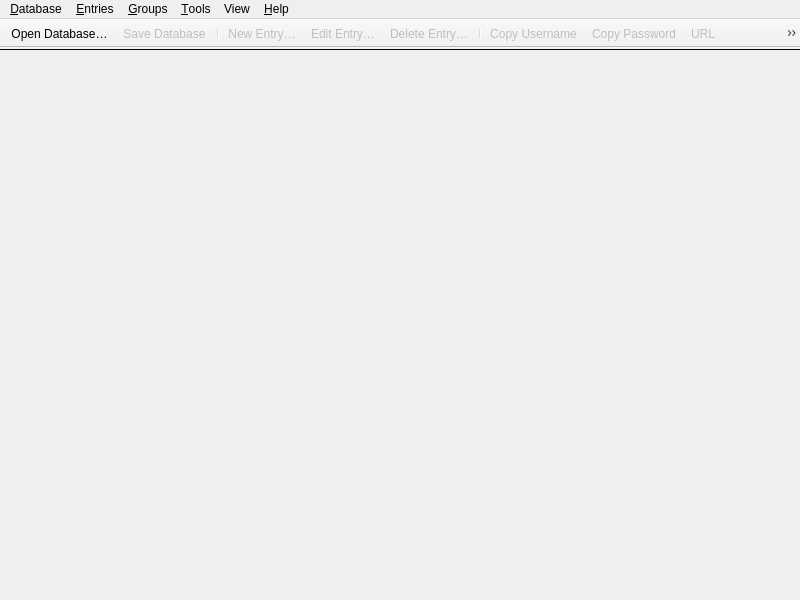
<?xml version="1.0" encoding="UTF-8"?>
<ui version="4.0">
 <class>MainWindow</class>
 <widget class="QMainWindow" name="MainWindow">
  <property name="enabled">
   <bool>true</bool>
  </property>
  <property name="geometry">
   <rect>
    <x>0</x>
    <y>0</y>
    <width>800</width>
    <height>600</height>
   </rect>
  </property>
  <property name="minimumSize">
   <size>
    <width>800</width>
    <height>0</height>
   </size>
  </property>
  <property name="windowTitle">
   <string notr="true">KeePassXC</string>
  </property>
  <widget class="QWidget" name="centralwidget">
   <property name="enabled">
    <bool>true</bool>
   </property>
   <layout class="QVBoxLayout" name="verticalLayout">
    <property name="spacing">
     <number>0</number>
    </property>
    <property name="leftMargin">
     <number>0</number>
    </property>
    <property name="topMargin">
     <number>0</number>
    </property>
    <property name="rightMargin">
     <number>0</number>
    </property>
    <property name="bottomMargin">
     <number>0</number>
    </property>
    <item>
     <widget class="MessageWidget" name="globalMessageWidget" native="true">
      <property name="sizePolicy">
       <sizepolicy hsizetype="Preferred" vsizetype="Preferred">
        <horstretch>0</horstretch>
        <verstretch>0</verstretch>
       </sizepolicy>
      </property>
     </widget>
    </item>
    <item>
     <widget class="Line" name="toolbarSeparator">
      <property name="frameShadow">
       <enum>QFrame::Plain</enum>
      </property>
      <property name="orientation">
       <enum>Qt::Horizontal</enum>
      </property>
     </widget>
    </item>
    <item>
     <widget class="QStackedWidget" name="stackedWidget">
      <property name="sizePolicy">
       <sizepolicy hsizetype="Preferred" vsizetype="Preferred">
        <horstretch>0</horstretch>
        <verstretch>0</verstretch>
       </sizepolicy>
      </property>
      <property name="currentIndex">
       <number>2</number>
      </property>
      <widget class="QWidget" name="pageDatabase">
       <layout class="QVBoxLayout" name="verticalLayout_2">
        <property name="leftMargin">
         <number>0</number>
        </property>
        <property name="topMargin">
         <number>0</number>
        </property>
        <property name="rightMargin">
         <number>0</number>
        </property>
        <property name="bottomMargin">
         <number>0</number>
        </property>
        <item>
         <widget class="DatabaseTabWidget" name="tabWidget">
          <property name="currentIndex">
           <number>-1</number>
          </property>
          <property name="tabsClosable">
           <bool>true</bool>
          </property>
          <property name="movable">
           <bool>true</bool>
          </property>
         </widget>
        </item>
       </layout>
      </widget>
      <widget class="QWidget" name="pageSettings">
       <layout class="QVBoxLayout" name="verticalLayout_3">
        <property name="leftMargin">
         <number>0</number>
        </property>
        <property name="topMargin">
         <number>0</number>
        </property>
        <property name="rightMargin">
         <number>0</number>
        </property>
        <property name="bottomMargin">
         <number>0</number>
        </property>
        <item>
         <widget class="ApplicationSettingsWidget" name="settingsWidget" native="true"/>
        </item>
       </layout>
      </widget>
      <widget class="QWidget" name="pageWelcome">
       <layout class="QVBoxLayout" name="verticalLayout_5">
        <item>
         <layout class="QHBoxLayout" name="horizontalLayout">
          <item>
           <spacer name="horizontalSpacer">
            <property name="orientation">
             <enum>Qt::Horizontal</enum>
            </property>
            <property name="sizeType">
             <enum>QSizePolicy::MinimumExpanding</enum>
            </property>
            <property name="sizeHint" stdset="0">
             <size>
              <width>50</width>
              <height>20</height>
             </size>
            </property>
           </spacer>
          </item>
          <item>
           <widget class="WelcomeWidget" name="welcomeWidget" native="true"/>
          </item>
          <item>
           <spacer name="horizontalSpacer_2">
            <property name="orientation">
             <enum>Qt::Horizontal</enum>
            </property>
            <property name="sizeType">
             <enum>QSizePolicy::MinimumExpanding</enum>
            </property>
            <property name="sizeHint" stdset="0">
             <size>
              <width>50</width>
              <height>20</height>
             </size>
            </property>
           </spacer>
          </item>
         </layout>
        </item>
       </layout>
      </widget>
      <widget class="QWidget" name="pagePasswordGenerator">
       <layout class="QVBoxLayout" name="verticalLayout_6">
        <property name="leftMargin">
         <number>60</number>
        </property>
        <property name="topMargin">
         <number>30</number>
        </property>
        <property name="rightMargin">
         <number>60</number>
        </property>
        <item>
         <spacer name="verticalSpacer_2">
          <property name="orientation">
           <enum>Qt::Vertical</enum>
          </property>
          <property name="sizeHint" stdset="0">
           <size>
            <width>20</width>
            <height>40</height>
           </size>
          </property>
         </spacer>
        </item>
        <item>
         <widget class="PasswordGeneratorWidget" name="passwordGeneratorWidget" native="true"/>
        </item>
        <item>
         <spacer name="verticalSpacer">
          <property name="orientation">
           <enum>Qt::Vertical</enum>
          </property>
          <property name="sizeHint" stdset="0">
           <size>
            <width>20</width>
            <height>40</height>
           </size>
          </property>
         </spacer>
        </item>
       </layout>
      </widget>
     </widget>
    </item>
   </layout>
  </widget>
  <widget class="QMenuBar" name="menubar">
   <property name="geometry">
    <rect>
     <x>0</x>
     <y>0</y>
     <width>800</width>
     <height>22</height>
    </rect>
   </property>
   <property name="contextMenuPolicy">
    <enum>Qt::PreventContextMenu</enum>
   </property>
   <widget class="QMenu" name="menuFile">
    <property name="title">
     <string>&amp;Database</string>
    </property>
    <widget class="QMenu" name="menuRecentDatabases">
     <property name="title">
      <string>&amp;Recent Databases</string>
     </property>
    </widget>
    <widget class="QMenu" name="menuImport">
     <property name="title">
      <string>&amp;Import</string>
     </property>
     <addaction name="actionImportCsv"/>
     <addaction name="actionImportOpVault"/>
     <addaction name="actionImportKeePass1"/>
    </widget>
    <widget class="QMenu" name="menuExport">
     <property name="title">
      <string>&amp;Export</string>
     </property>
     <addaction name="actionExportCsv"/>
     <addaction name="actionExportHtml"/>
    </widget>
    <addaction name="actionDatabaseNew"/>
    <addaction name="actionDatabaseOpen"/>
    <addaction name="menuRecentDatabases"/>
    <addaction name="actionDatabaseSave"/>
    <addaction name="actionDatabaseSaveAs"/>
    <addaction name="actionDatabaseSaveBackup"/>
    <addaction name="actionDatabaseClose"/>
    <addaction name="separator"/>
    <addaction name="actionReports"/>
    <addaction name="actionDatabaseSettings"/>
    <addaction name="actionDatabaseSecurity"/>
    <addaction name="separator"/>
    <addaction name="actionDatabaseMerge"/>
    <addaction name="menuImport"/>
    <addaction name="menuExport"/>
    <addaction name="separator"/>
    <addaction name="actionQuit"/>
   </widget>
   <widget class="QMenu" name="menuHelp">
    <property name="title">
     <string>&amp;Help</string>
    </property>
    <addaction name="separator"/>
    <addaction name="actionGettingStarted"/>
    <addaction name="actionUserGuide"/>
    <addaction name="actionKeyboardShortcuts"/>
    <addaction name="actionOnlineHelp"/>
    <addaction name="separator"/>
    <addaction name="actionCheckForUpdates"/>
    <addaction name="actionDonate"/>
    <addaction name="actionBugReport"/>
    <addaction name="actionAbout"/>
   </widget>
   <widget class="QMenu" name="menuEntries">
    <property name="title">
     <string>&amp;Entries</string>
    </property>
    <widget class="QMenu" name="menuEntryCopyAttribute">
     <property name="enabled">
      <bool>false</bool>
     </property>
     <property name="toolTip">
      <string/>
     </property>
     <property name="title">
      <string>Copy Att&amp;ribute</string>
     </property>
     <addaction name="actionEntryCopyTitle"/>
     <addaction name="actionEntryCopyURL"/>
     <addaction name="actionEntryCopyNotes"/>
     <addaction name="separator"/>
    </widget>
    <widget class="QMenu" name="menuEntryTotp">
     <property name="enabled">
      <bool>false</bool>
     </property>
     <property name="title">
      <string>TOTP</string>
     </property>
     <addaction name="actionEntryCopyTotp"/>
     <addaction name="actionEntryTotp"/>
     <addaction name="actionEntryTotpQRCode"/>
     <addaction name="actionEntrySetupTotp"/>
    </widget>
    <addaction name="actionEntryNew"/>
    <addaction name="actionEntryEdit"/>
    <addaction name="actionEntryClone"/>
    <addaction name="actionEntryDelete"/>
    <addaction name="separator"/>
    <addaction name="actionEntryMoveUp"/>
    <addaction name="actionEntryMoveDown"/>
    <addaction name="separator"/>
    <addaction name="actionEntryCopyUsername"/>
    <addaction name="actionEntryCopyPassword"/>
    <addaction name="menuEntryCopyAttribute"/>
    <addaction name="menuEntryTotp"/>
    <addaction name="separator"/>
    <addaction name="actionEntryAutoType"/>
    <addaction name="separator"/>
    <addaction name="actionEntryOpenUrl"/>
    <addaction name="actionEntryDownloadIcon"/>
    <addaction name="separator"/>
    <addaction name="actionEntryAddToAgent"/>
    <addaction name="actionEntryRemoveFromAgent"/>
   </widget>
   <widget class="QMenu" name="menuGroups">
    <property name="title">
     <string>&amp;Groups</string>
    </property>
    <addaction name="actionGroupNew"/>
    <addaction name="actionGroupEdit"/>
    <addaction name="actionGroupDelete"/>
    <addaction name="actionGroupEmptyRecycleBin"/>
    <addaction name="separator"/>
    <addaction name="actionGroupDownloadFavicons"/>
    <addaction name="separator"/>
    <addaction name="actionGroupSortAsc"/>
    <addaction name="actionGroupSortDesc"/>
   </widget>
   <widget class="QMenu" name="menuTools">
    <property name="title">
     <string>&amp;Tools</string>
    </property>
    <addaction name="actionLockDatabases"/>
    <addaction name="actionPasswordGenerator"/>
    <addaction name="actionSettings"/>
   </widget>
   <widget class="QMenu" name="menuView">
    <property name="title">
     <string>View</string>
    </property>
    <widget class="QMenu" name="menuTheme">
     <property name="title">
      <string>Theme</string>
     </property>
     <addaction name="actionThemeAuto"/>
     <addaction name="actionThemeLight"/>
     <addaction name="actionThemeDark"/>
     <addaction name="actionThemeClassic"/>
    </widget>
    <addaction name="menuTheme"/>
    <addaction name="actionCompactMode"/>
    <addaction name="actionAlwaysOnTop"/>
    <addaction name="actionShowGroupsPanel"/>
    <addaction name="actionShowPreviewPanel"/>
    <addaction name="actionShowToolbar"/>
    <addaction name="actionHideUsernames"/>
    <addaction name="actionHidePasswords"/>
   </widget>
   <addaction name="menuFile"/>
   <addaction name="menuEntries"/>
   <addaction name="menuGroups"/>
   <addaction name="menuTools"/>
   <addaction name="menuView"/>
   <addaction name="menuHelp"/>
  </widget>
  <widget class="QToolBar" name="toolBar">
   <property name="contextMenuPolicy">
    <enum>Qt::PreventContextMenu</enum>
   </property>
   <property name="movable">
    <bool>false</bool>
   </property>
   <property name="iconSize">
    <size>
     <width>26</width>
     <height>26</height>
    </size>
   </property>
   <attribute name="toolBarArea">
    <enum>TopToolBarArea</enum>
   </attribute>
   <attribute name="toolBarBreak">
    <bool>false</bool>
   </attribute>
   <addaction name="actionDatabaseOpen"/>
   <addaction name="actionDatabaseSave"/>
   <addaction name="separator"/>
   <addaction name="actionEntryNew"/>
   <addaction name="actionEntryEdit"/>
   <addaction name="actionEntryDelete"/>
   <addaction name="separator"/>
   <addaction name="actionEntryCopyUsername"/>
   <addaction name="actionEntryCopyPassword"/>
   <addaction name="actionEntryCopyURL"/>
   <addaction name="actionEntryAutoType"/>
   <addaction name="separator"/>
   <addaction name="actionLockDatabases"/>
   <addaction name="separator"/>
   <addaction name="actionPasswordGenerator"/>
   <addaction name="actionSettings"/>
   <addaction name="separator"/>
  </widget>
  <action name="actionQuit">
   <property name="text">
    <string>&amp;Quit</string>
   </property>
   <property name="menuRole">
    <enum>QAction::QuitRole</enum>
   </property>
  </action>
  <action name="actionAbout">
   <property name="text">
    <string>&amp;About</string>
   </property>
   <property name="menuRole">
    <enum>QAction::AboutRole</enum>
   </property>
  </action>
  <action name="actionCheckForUpdates">
   <property name="text">
    <string>&amp;Check for Updates</string>
   </property>
   <property name="menuRole">
    <enum>QAction::ApplicationSpecificRole</enum>
   </property>
  </action>
  <action name="actionDatabaseOpen">
   <property name="text">
    <string>&amp;Open Database…</string>
   </property>
  </action>
  <action name="actionDatabaseSave">
   <property name="enabled">
    <bool>false</bool>
   </property>
   <property name="text">
    <string>&amp;Save Database</string>
   </property>
  </action>
  <action name="actionDatabaseClose">
   <property name="enabled">
    <bool>false</bool>
   </property>
   <property name="text">
    <string>&amp;Close Database</string>
   </property>
  </action>
  <action name="actionDatabaseNew">
   <property name="text">
    <string>&amp;New Database…</string>
   </property>
   <property name="toolTip">
    <string>Create a new database</string>
   </property>
  </action>
  <action name="actionDatabaseMerge">
   <property name="text">
    <string>&amp;Merge From Database…</string>
   </property>
   <property name="toolTip">
    <string>Merge from another KDBX database</string>
   </property>
  </action>
  <action name="actionEntryNew">
   <property name="enabled">
    <bool>false</bool>
   </property>
   <property name="text">
    <string>&amp;New Entry…</string>
   </property>
   <property name="toolTip">
    <string>Add a new entry</string>
   </property>
  </action>
  <action name="actionEntryEdit">
   <property name="enabled">
    <bool>false</bool>
   </property>
   <property name="text">
    <string>&amp;Edit Entry…</string>
   </property>
   <property name="toolTip">
    <string>View or edit entry</string>
   </property>
  </action>
  <action name="actionEntryDelete">
   <property name="enabled">
    <bool>false</bool>
   </property>
   <property name="text">
    <string>&amp;Delete Entry…</string>
   </property>
  </action>
  <action name="actionGroupNew">
   <property name="enabled">
    <bool>false</bool>
   </property>
   <property name="text">
    <string>&amp;New Group…</string>
   </property>
   <property name="toolTip">
    <string>Add a new group</string>
   </property>
  </action>
  <action name="actionGroupEdit">
   <property name="enabled">
    <bool>false</bool>
   </property>
   <property name="text">
    <string>&amp;Edit Group…</string>
   </property>
  </action>
  <action name="actionGroupDelete">
   <property name="enabled">
    <bool>false</bool>
   </property>
   <property name="text">
    <string>&amp;Delete Group…</string>
   </property>
  </action>
  <action name="actionGroupDownloadFavicons">
   <property name="enabled">
    <bool>false</bool>
   </property>
   <property name="text">
    <string>Download All &amp;Favicons…</string>
   </property>
  </action>
  <action name="actionGroupSortAsc">
   <property name="enabled">
    <bool>false</bool>
   </property>
   <property name="text">
    <string>Sort &amp;A-Z</string>
   </property>
  </action>
  <action name="actionGroupSortDesc">
   <property name="enabled">
    <bool>false</bool>
   </property>
   <property name="text">
    <string>Sort &amp;Z-A</string>
   </property>
  </action>
  <action name="actionDatabaseSaveAs">
   <property name="enabled">
    <bool>false</bool>
   </property>
   <property name="text">
    <string>Sa&amp;ve Database As…</string>
   </property>
  </action>
  <action name="actionDatabaseSecurity">
   <property name="enabled">
    <bool>false</bool>
   </property>
   <property name="text">
    <string>Database &amp;Security…</string>
   </property>
  </action>
  <action name="actionReports">
   <property name="enabled">
    <bool>false</bool>
   </property>
   <property name="text">
    <string>Database &amp;Reports...</string>
   </property>
   <property name="toolTip">
    <string>Statistics, health check, etc.</string>
   </property>
   <property name="menuRole">
    <enum>QAction::NoRole</enum>
   </property>
  </action>
  <action name="actionDatabaseSettings">
   <property name="enabled">
    <bool>false</bool>
   </property>
   <property name="text">
    <string>&amp;Database Settings…</string>
   </property>
   <property name="toolTip">
    <string>Database settings</string>
   </property>
   <property name="menuRole">
    <enum>QAction::NoRole</enum>
   </property>
  </action>
  <action name="actionEntryClone">
   <property name="enabled">
    <bool>false</bool>
   </property>
   <property name="text">
    <string>&amp;Clone Entry…</string>
   </property>
  </action>
  <action name="actionEntryMoveUp">
   <property name="enabled">
    <bool>false</bool>
   </property>
   <property name="text">
    <string>Move u&amp;p</string>
   </property>
   <property name="toolTip">
    <string>Move entry one step up</string>
   </property>
  </action>
  <action name="actionEntryMoveDown">
   <property name="enabled">
    <bool>false</bool>
   </property>
   <property name="text">
    <string>Move do&amp;wn</string>
   </property>
   <property name="toolTip">
    <string>Move entry one step down</string>
   </property>
  </action>
  <action name="actionEntryCopyUsername">
   <property name="enabled">
    <bool>false</bool>
   </property>
   <property name="text">
    <string>Copy &amp;Username</string>
   </property>
   <property name="toolTip">
    <string>Copy username to clipboard</string>
   </property>
  </action>
  <action name="actionEntryCopyPassword">
   <property name="enabled">
    <bool>false</bool>
   </property>
   <property name="text">
    <string>Copy &amp;Password</string>
   </property>
   <property name="toolTip">
    <string>Copy password to clipboard</string>
   </property>
  </action>
  <action name="actionSettings">
   <property name="checkable">
    <bool>true</bool>
   </property>
   <property name="text">
    <string>&amp;Settings</string>
   </property>
   <property name="menuRole">
    <enum>QAction::PreferencesRole</enum>
   </property>
  </action>
  <action name="actionPasswordGenerator">
   <property name="checkable">
    <bool>true</bool>
   </property>
   <property name="text">
    <string>&amp;Password Generator</string>
   </property>
  </action>
  <action name="actionEntryAutoType">
   <property name="enabled">
    <bool>false</bool>
   </property>
   <property name="text">
    <string>Perform &amp;Auto-Type</string>
   </property>
  </action>
  <action name="actionEntryAutoTypeUsername">
   <property name="enabled">
    <bool>false</bool>
   </property>
   <property name="text">
    <string notr="true">{USERNAME}</string>
   </property>
   <property name="iconText">
    <string notr="true">{USERNAME}</string>
   </property>
   <property name="toolTip">
    <string notr="true">{USERNAME}</string>
   </property>
  </action>
  <action name="actionEntryAutoTypeUsernameEnter">
   <property name="enabled">
    <bool>false</bool>
   </property>
   <property name="text">
    <string notr="true">{USERNAME}{ENTER}</string>
   </property>
   <property name="iconText">
    <string notr="true">{USERNAME}{ENTER}</string>
   </property>
   <property name="toolTip">
    <string notr="true">{USERNAME}{ENTER}</string>
   </property>
  </action>
  <action name="actionEntryAutoTypePassword">
   <property name="enabled">
    <bool>false</bool>
   </property>
   <property name="text">
    <string notr="true">{PASSWORD}</string>
   </property>
   <property name="iconText">
    <string notr="true">{PASSWORD}</string>
   </property>
   <property name="toolTip">
    <string notr="true">{PASSWORD}</string>
   </property>
  </action>
  <action name="actionEntryAutoTypePasswordEnter">
   <property name="enabled">
    <bool>false</bool>
   </property>
   <property name="text">
    <string notr="true">{PASSWORD}{ENTER}</string>
   </property>
   <property name="iconText">
    <string notr="true">{PASSWORD}{ENTER}</string>
   </property>
   <property name="toolTip">
    <string notr="true">{PASSWORD}{ENTER}</string>
   </property>
  </action>
  <action name="actionEntryDownloadIcon">
   <property name="text">
    <string>Download &amp;Favicon</string>
   </property>
  </action>
  <action name="actionEntryOpenUrl">
   <property name="enabled">
    <bool>false</bool>
   </property>
   <property name="text">
    <string>Open &amp;URL</string>
   </property>
  </action>
  <action name="actionLockDatabases">
   <property name="enabled">
    <bool>false</bool>
   </property>
   <property name="text">
    <string>&amp;Lock Databases</string>
   </property>
  </action>
  <action name="actionEntryCopyTitle">
   <property name="enabled">
    <bool>false</bool>
   </property>
   <property name="text">
    <string>&amp;Title</string>
   </property>
   <property name="toolTip">
    <string>Copy title to clipboard</string>
   </property>
  </action>
  <action name="actionEntryCopyURL">
   <property name="enabled">
    <bool>false</bool>
   </property>
   <property name="text">
    <string>&amp;URL</string>
   </property>
   <property name="toolTip">
    <string>Copy URL to clipboard</string>
   </property>
  </action>
  <action name="actionEntryCopyNotes">
   <property name="enabled">
    <bool>false</bool>
   </property>
   <property name="text">
    <string>&amp;Notes</string>
   </property>
   <property name="toolTip">
    <string>Copy notes to clipboard</string>
   </property>
  </action>
  <action name="actionExportCsv">
   <property name="enabled">
    <bool>false</bool>
   </property>
   <property name="text">
    <string>&amp;CSV File…</string>
   </property>
  </action>
  <action name="actionExportHtml">
   <property name="enabled">
    <bool>false</bool>
   </property>
   <property name="text">
    <string>&amp;HTML File…</string>
   </property>
  </action>
  <action name="actionImportKeePass1">
   <property name="text">
    <string>KeePass 1 Database…</string>
   </property>
   <property name="toolTip">
    <string>Import a KeePass 1 database</string>
   </property>
  </action>
  <action name="actionImportOpVault">
   <property name="text">
    <string>1Password Vault…</string>
   </property>
   <property name="toolTip">
    <string>Import a 1Password Vault</string>
   </property>
  </action>
  <action name="actionImportCsv">
   <property name="text">
    <string>CSV File…</string>
   </property>
   <property name="toolTip">
    <string>Import a CSV file</string>
   </property>
  </action>
  <action name="actionEntryTotp">
   <property name="text">
    <string>Show TOTP</string>
   </property>
  </action>
  <action name="actionEntryTotpQRCode">
   <property name="text">
    <string>Show QR Code</string>
   </property>
  </action>
  <action name="actionEntrySetupTotp">
   <property name="text">
    <string>Set up TOTP…</string>
   </property>
  </action>
  <action name="actionEntryCopyTotp">
   <property name="text">
    <string>Copy &amp;TOTP</string>
   </property>
  </action>
  <action name="actionGroupEmptyRecycleBin">
   <property name="text">
    <string>E&amp;mpty recycle bin</string>
   </property>
   <property name="visible">
    <bool>false</bool>
   </property>
  </action>
  <action name="actionDonate">
   <property name="text">
    <string>&amp;Donate</string>
   </property>
  </action>
  <action name="actionBugReport">
   <property name="text">
    <string>Report a &amp;Bug</string>
   </property>
  </action>
  <action name="actionGettingStarted">
   <property name="text">
    <string>&amp;Getting Started</string>
   </property>
   <property name="toolTip">
    <string>Open Getting Started Guide</string>
   </property>
  </action>
  <action name="actionOnlineHelp">
   <property name="text">
    <string>&amp;Online Help</string>
   </property>
   <property name="toolTip">
    <string>Go to online documentation</string>
   </property>
  </action>
  <action name="actionUserGuide">
   <property name="text">
    <string>&amp;User Guide</string>
   </property>
   <property name="toolTip">
    <string>Open User Guide</string>
   </property>
  </action>
  <action name="actionKeyboardShortcuts">
   <property name="text">
    <string>&amp;Keyboard Shortcuts</string>
   </property>
   <property name="shortcut">
    <string notr="true">Ctrl+/</string>
   </property>
  </action>
  <action name="actionDatabaseSaveBackup">
   <property name="enabled">
    <bool>false</bool>
   </property>
   <property name="text">
    <string>Save Database Backup...</string>
   </property>
  </action>
  <action name="actionEntryAddToAgent">
   <property name="text">
    <string>Add key to SSH Agent</string>
   </property>
  </action>
  <action name="actionEntryRemoveFromAgent">
   <property name="text">
    <string>Remove key from SSH Agent</string>
   </property>
  </action>
  <action name="actionCompactMode">
   <property name="checkable">
    <bool>true</bool>
   </property>
   <property name="text">
    <string>Compact Mode</string>
   </property>
  </action>
  <action name="actionThemeAuto">
   <property name="checkable">
    <bool>true</bool>
   </property>
   <property name="checked">
    <bool>true</bool>
   </property>
   <property name="text">
    <string>Automatic</string>
   </property>
  </action>
  <action name="actionThemeLight">
   <property name="checkable">
    <bool>true</bool>
   </property>
   <property name="text">
    <string>Light</string>
   </property>
  </action>
  <action name="actionThemeDark">
   <property name="checkable">
    <bool>true</bool>
   </property>
   <property name="text">
    <string>Dark</string>
   </property>
  </action>
  <action name="actionThemeClassic">
   <property name="checkable">
    <bool>true</bool>
   </property>
   <property name="text">
    <string>Classic (Platform-native)</string>
   </property>
  </action>
  <action name="actionShowToolbar">
   <property name="checkable">
    <bool>true</bool>
   </property>
   <property name="checked">
    <bool>true</bool>
   </property>
   <property name="text">
    <string>Show Toolbar</string>
   </property>
  </action>
  <action name="actionShowGroupsPanel">
   <property name="checkable">
    <bool>true</bool>
   </property>
   <property name="checked">
    <bool>true</bool>
   </property>
   <property name="text">
    <string>Show Groups Panel</string>
   </property>
  </action>
  <action name="actionShowPreviewPanel">
   <property name="checkable">
    <bool>true</bool>
   </property>
   <property name="checked">
    <bool>true</bool>
   </property>
   <property name="text">
    <string>Show Preview Panel</string>
   </property>
  </action>
  <action name="actionAlwaysOnTop">
   <property name="checkable">
    <bool>true</bool>
   </property>
   <property name="text">
    <string>Always on Top</string>
   </property>
   <property name="shortcut">
    <string notr="true">Ctrl+Shift+A</string>
   </property>
  </action>
  <action name="actionHideUsernames">
   <property name="checkable">
    <bool>true</bool>
   </property>
   <property name="text">
    <string>Hide Usernames</string>
   </property>
   <property name="shortcut">
    <string notr="true">Ctrl+Shift+B</string>
   </property>
  </action>
  <action name="actionHidePasswords">
   <property name="checkable">
    <bool>true</bool>
   </property>
   <property name="checked">
    <bool>true</bool>
   </property>
   <property name="text">
    <string>Hide Passwords</string>
   </property>
   <property name="shortcut">
    <string notr="true">Ctrl+Shift+C</string>
   </property>
  </action>
  <action name="actionEntryAutoTypeSequence">
   <property name="text">
    <string notr="true">{USERNAME}{TAB}{PASSWORD}{ENTER}</string>
   </property>
   <property name="iconText">
    <string notr="true">{USERNAME}{TAB}{PASSWORD}{ENTER}</string>
   </property>
   <property name="toolTip">
    <string notr="true">{USERNAME}{TAB}{PASSWORD}{ENTER}</string>
   </property>
  </action>
 </widget>
 <customwidgets>
  <customwidget>
   <class>PasswordGeneratorWidget</class>
   <extends>QWidget</extends>
   <header>gui/PasswordGeneratorWidget.h</header>
   <container>1</container>
  </customwidget>
  <customwidget>
   <class>MessageWidget</class>
   <extends>QWidget</extends>
   <header>gui/MessageWidget.h</header>
   <container>1</container>
  </customwidget>
  <customwidget>
   <class>DatabaseTabWidget</class>
   <extends>QTabWidget</extends>
   <header>gui/DatabaseTabWidget.h</header>
   <container>1</container>
  </customwidget>
  <customwidget>
   <class>ApplicationSettingsWidget</class>
   <extends>QWidget</extends>
   <header>gui/ApplicationSettingsWidget.h</header>
   <container>1</container>
  </customwidget>
  <customwidget>
   <class>WelcomeWidget</class>
   <extends>QWidget</extends>
   <header>gui/WelcomeWidget.h</header>
   <container>1</container>
  </customwidget>
 </customwidgets>
 <resources/>
 <connections/>
</ui>
